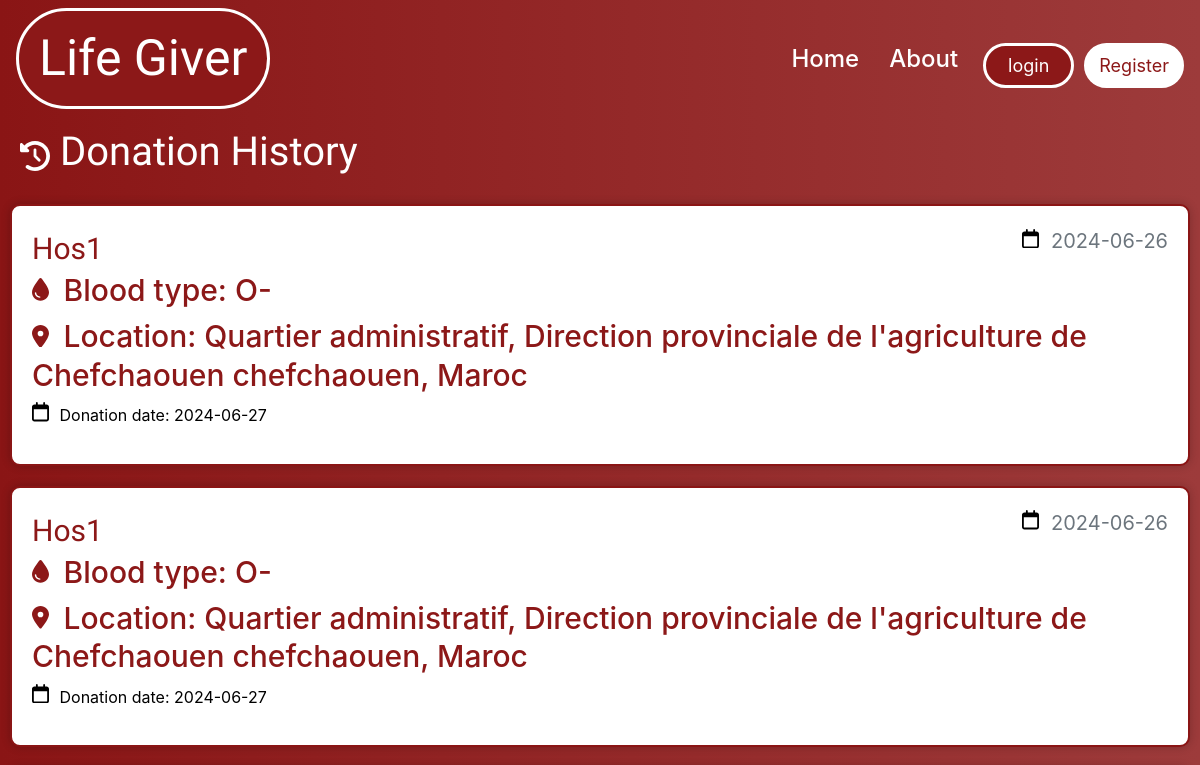
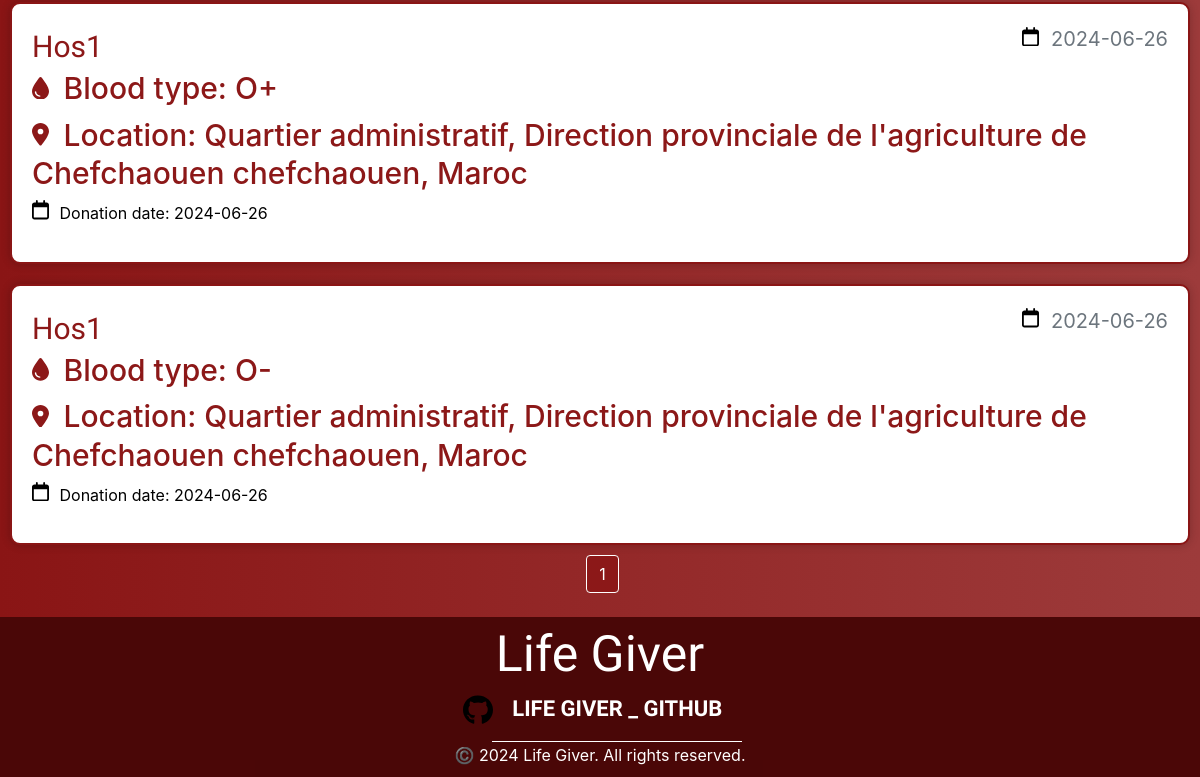
The page /donation_history/1 on the database as committed earlier (2 pictures, top to bottom).
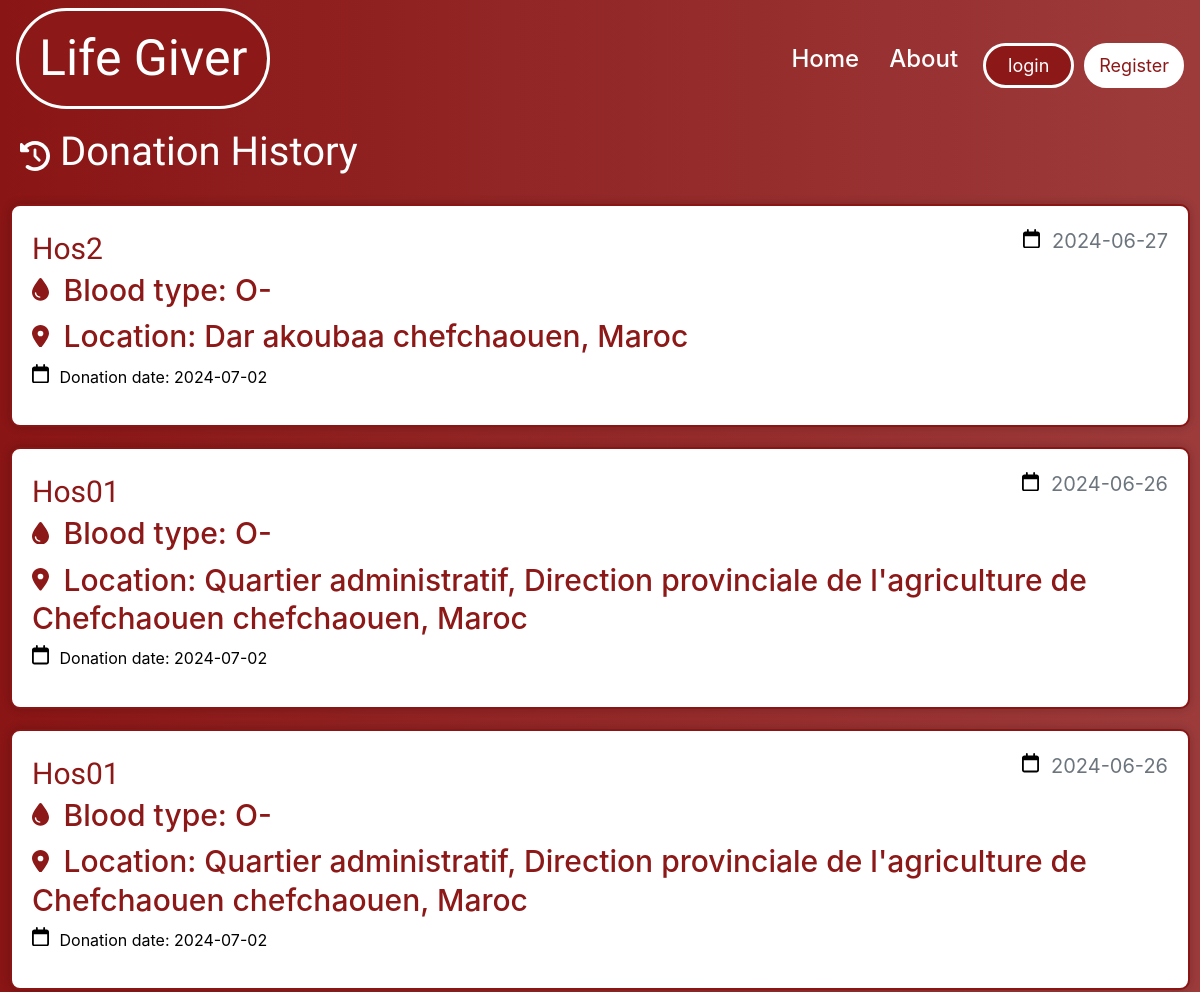
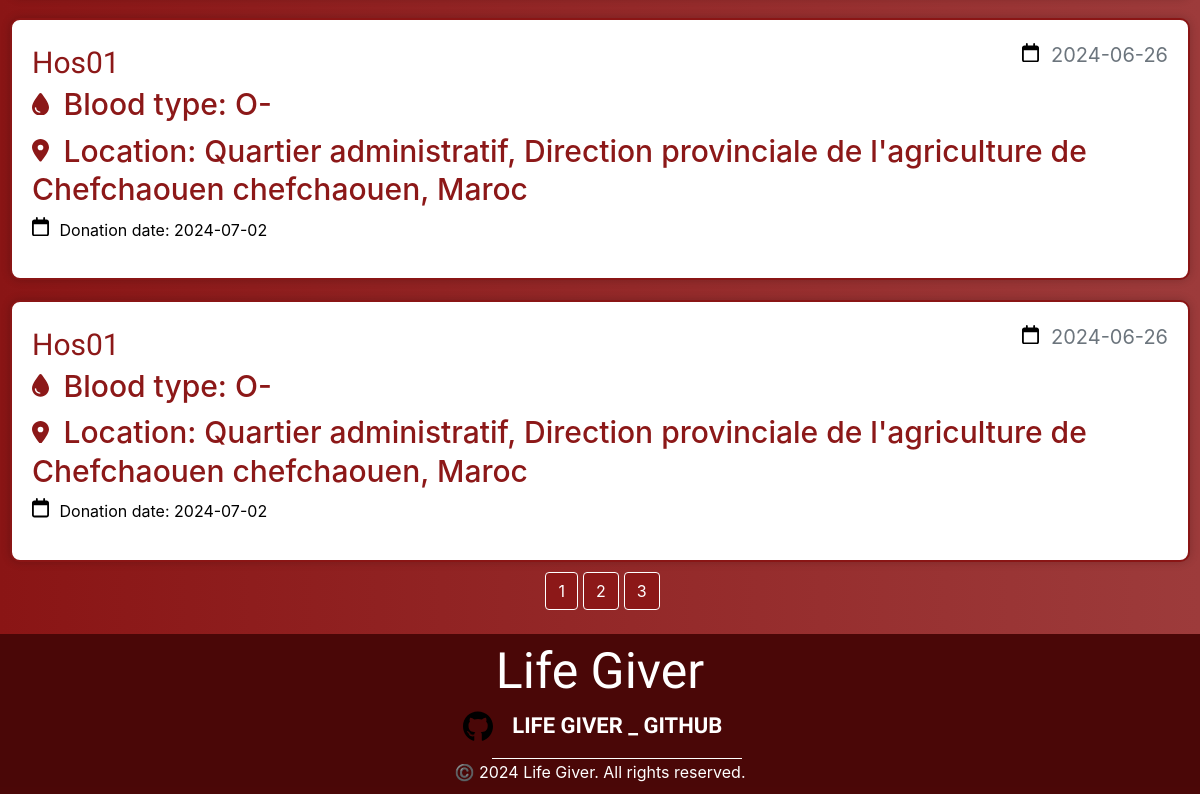
The same page on the database as committed later (2 pictures, top to bottom).
### lifegiver/models.py (models this page shows, shortened)
class UserDonation(db.Model):
    id = db.Column(db.Integer, primary_key=True)
    donation_date = db.Column(db.DateTime, nullable=False, default=datetime.now)
    donor_id = db.Column(db.Integer, db.ForeignKey('donor.id'), nullable=False)
    request_id = db.Column(db.Integer, db.ForeignKey('donation_request.id'), nullable=True)
    hospital_id = db.Column(db.Integer, db.ForeignKey('hospital.id'), nullable=False)

class Hospital(db.Model, UserMixin):
    __tablename__ = 'hospital'
    id = db.Column(db.Integer, primary_key=True)
    name = db.Column(db.String(225), nullable=False)
    image_file = db.Column(db.String(20), nullable=False, default='default1.png')
    street = db.Column(db.String(500), nullable=True)
    city = db.Column(db.String(100), nullable=True)
    province = db.Column(db.String(100), nullable=True)
    zip_code = db.Column(db.String(45), nullable=True)
    country = db.Column(db.String(100), nullable=True)
    phone_number = db.Column(db.String(45), nullable=False)
    email = db.Column(db.String(125), unique=True, nullable=False)
    password = db.Column(db.String(60), nullable=False)
    barcode = db.Column(db.String(100), unique=True, nullable=False)
    lat = db.Column(db.Float, nullable=True)
    lng = db.Column(db.Float, nullable=True)
    hospital_donations = db.relationship('UserDonation', backref='hospital_donation', lazy=True)
    hospital_requests = db.relationship('DonationRequest', backref='hospital_request', lazy=True)
    urgent_requests = db.relationship('UrgentRequest', backref='hospital_urgent_request', lazy=True)

class DonationRequest(db.Model):
    id = db.Column(db.Integer, primary_key=True)
    hospital_id = db.Column(db.Integer, db.ForeignKey('hospital.id'), nullable=False)
    blood_type = db.Column(db.Enum('O-', 'O+', 'A-', 'A+', 'B-', 'B+', 'AB-', 'AB+'), nullable=False)
    request_date = db.Column(db.DateTime, nullable=False, default=datetime.now)
    status = db.Column(db.Enum('pending', 'fulfilled', 'failed'), nullable=False)
    expiration_date = db.Column(db.DateTime, nullable=False, default=lambda: datetime.now() + timedelta(days=90))
    request_donations = db.relationship('UserDonation', backref='donation_request', lazy=True)

### lifegiver/route.py (the view)
@app.route('/donation_history/<int:donor_id>', methods=['POST', 'GET'], strict_slashes=False)
def donation_history(donor_id):
    page = request.args.get('page', 1, type=int)
    donor = Donor.query.filter_by(id=donor_id).first_or_404()
    user_donations = UserDonation.query.filter_by(donor_id=donor_id)\
            .order_by(UserDonation.donation_date.desc())\
            .paginate(page=page, per_page=5) # inteade of using .all() we gonna change it to .paginate() to get 10 requests per page
    return render_template('donation_history.html', title='All User Donations', donations=user_donations, donor_id=donor_id)

### lifegiver/templates/donation_history.html (shortened to what this page needs)
{% extends 'layout.html' %}
{% block link %}
  <link rel="stylesheet" type="text/css" href="{{ url_for('static', filename='css/donation_history.css') }}" />
{% endblock %}
{% block content %}
  <div id="title">
    <h1>Donation History</h1>
  </div>
  {% for don in donations.items %}
    <article class="media content-section">
      <div class="media-body" id="card">
        <div class="article-metadata">
          <a class="mr-2" href="#">{{ don.hospital_donation.name }}</a>
          <small class="text-muted">
            {{ don.donation_request.request_date.strftime('%Y-%m-%d') }}
          </small>
        </div>
        <h2>
          <a class="article-title" href="#">{{ 'Blood type: ' ~ don.donation_request.blood_type }}</a>
        </h2>
        <h2>
          <a class="article-title" href="#">{{ 'Location: ' ~ don.hospital_donation.street ~ ' ' ~ don.hospital_donation.city ~ ', ' ~ don.hospital_donation.country }}</a>
        </h2>
        <p id="expiration" class="article-content">
          {{ 'Donation date: ' ~ don.donation_date.strftime('%Y-%m-%d') }}
        </p>
      </div>
    </article>
  {% endfor %}
  <div class="div">
    {% for page_num in donations.iter_pages(left_edge=1, right_edge=1, left_current=1, right_current=1) %}
      {% if page_num %}
        {% if donations.page == page_num %}
          <a id="page" class="btn btn-info mb-4" href="{{ url_for('donation_history', donor_id=donor_id, page=page_num) }}">{{ page_num }}</a>
        {% else %}
          <a id="page" class="btn btn-outline-info mb-4" href="{{ url_for('donation_history', donor_id=donor_id, page=page_num) }}">{{ page_num }}</a>
        {% endif %}
      {% else %}
        <span>. . .</span>
      {% endif %}
    {% endfor %}
  </div>
{% endblock %}

Rows that differ between the two databases and show on the page:
no longer on this page (row unchanged): UserDonation: hospital_donation.name "Hos1", donation_request.request_date "2024-06-26", {{ 'Blood type: ' ~ don.donation_request.blood_type }} "Blood type: O-", Hospital.street+city+country "Location: Quartier administratif, Direction provinciale de l'agriculture de Chefchaouen chefchaouen, Maroc", donation_date "Donation date: 2024-06-27"
no longer on this page (row unchanged): UserDonation: hospital_donation.name "Hos1", donation_request.request_date "2024-06-26", {{ 'Blood type: ' ~ don.donation_request.blood_type }} "Blood type: O-", Hospital.street+city+country "Location: Quartier administratif, Direction provinciale de l'agriculture de Chefchaouen chefchaouen, Maroc", donation_date "Donation date: 2024-06-27"
no longer on this page (row unchanged): UserDonation: hospital_donation.name "Hos1", donation_request.request_date "2024-06-26", Hospital.street+city+country "Location: Quartier administratif, Direction provinciale de l'agriculture de Chefchaouen chefchaouen, Maroc", donation_date "Donation date: 2024-06-26"
no longer on this page (row unchanged): DonationRequest: blood_type "Blood type: O+"
no longer on this page (row unchanged): UserDonation: hospital_donation.name "Hos1", donation_request.request_date "2024-06-26", {{ 'Blood type: ' ~ don.donation_request.blood_type }} "Blood type: O-", Hospital.street+city+country "Location: Quartier administratif, Direction provinciale de l'agriculture de Chefchaouen chefchaouen, Maroc", donation_date "Donation date: 2024-06-26"
added UserDonation: hospital_donation.name "Hos2", donation_request.request_date "2024-06-27", donation_date "Donation date: 2024-07-02"
now on this page (row unchanged): DonationRequest: blood_type "Blood type: O-"
now on this page (row unchanged): Hospital: street+city+country "Location: Dar akoubaa chefchaouen, Maroc"
added UserDonation: hospital_donation.name "Hos01", donation_request.request_date "2024-06-26", {{ 'Blood type: ' ~ don.donation_request.blood_type }} "Blood type: O-", Hospital.street+city+country "Location: Quartier administratif, Direction provinciale de l'agriculture de Chefchaouen chefchaouen, Maroc", donation_date "Donation date: 2024-07-02"
added UserDonation: hospital_donation.name "Hos01", donation_request.request_date "2024-06-26", {{ 'Blood type: ' ~ don.donation_request.blood_type }} "Blood type: O-", Hospital.street+city+country "Location: Quartier administratif, Direction provinciale de l'agriculture de Chefchaouen chefchaouen, Maroc", donation_date "Donation date: 2024-07-02"
added UserDonation: hospital_donation.name "Hos01", donation_request.request_date "2024-06-26", {{ 'Blood type: ' ~ don.donation_request.blood_type }} "Blood type: O-", Hospital.street+city+country "Location: Quartier administratif, Direction provinciale de l'agriculture de Chefchaouen chefchaouen, Maroc", donation_date "Donation date: 2024-07-02"
added UserDonation: hospital_donation.name "Hos01", donation_request.request_date "2024-06-26", {{ 'Blood type: ' ~ don.donation_request.blood_type }} "Blood type: O-", Hospital.street+city+country "Location: Quartier administratif, Direction provinciale de l'agriculture de Chefchaouen chefchaouen, Maroc", donation_date "Donation date: 2024-07-02"
Other text that changed with them:
new list line: "2"
new list line: "3"
